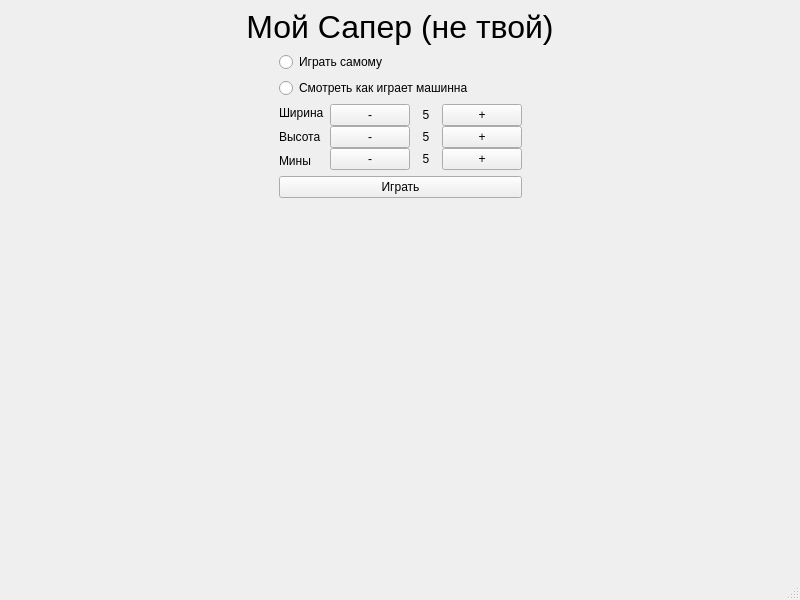
<?xml version="1.0" encoding="UTF-8"?>
<ui version="4.0">
 <class>MainWindow</class>
 <widget class="QMainWindow" name="MainWindow">
  <property name="geometry">
   <rect>
    <x>0</x>
    <y>0</y>
    <width>800</width>
    <height>600</height>
   </rect>
  </property>
  <property name="windowTitle">
   <string>MainWindow</string>
  </property>
  <widget class="QWidget" name="centralwidget">
   <layout class="QHBoxLayout" name="horizontalLayout_7">
    <item>
     <layout class="QVBoxLayout" name="verticalLayout_4">
      <item>
       <layout class="QHBoxLayout" name="horizontalLayout">
        <item>
         <spacer name="horizontalSpacer">
          <property name="orientation">
           <enum>Qt::Horizontal</enum>
          </property>
          <property name="sizeHint" stdset="0">
           <size>
            <width>40</width>
            <height>20</height>
           </size>
          </property>
         </spacer>
        </item>
        <item>
         <widget class="QLabel" name="label">
          <property name="text">
           <string>&lt;html&gt;&lt;head/&gt;&lt;body&gt;&lt;p align=&quot;center&quot;&gt;&lt;span style=&quot; font-size:24pt;&quot;&gt;Мой Сапер (не твой)&lt;/span&gt;&lt;/p&gt;&lt;/body&gt;&lt;/html&gt;</string>
          </property>
         </widget>
        </item>
        <item>
         <spacer name="horizontalSpacer_2">
          <property name="orientation">
           <enum>Qt::Horizontal</enum>
          </property>
          <property name="sizeHint" stdset="0">
           <size>
            <width>40</width>
            <height>20</height>
           </size>
          </property>
         </spacer>
        </item>
       </layout>
      </item>
      <item>
       <layout class="QHBoxLayout" name="horizontalLayout_5">
        <item>
         <spacer name="horizontalSpacer_4">
          <property name="orientation">
           <enum>Qt::Horizontal</enum>
          </property>
          <property name="sizeHint" stdset="0">
           <size>
            <width>40</width>
            <height>20</height>
           </size>
          </property>
         </spacer>
        </item>
        <item>
         <layout class="QVBoxLayout" name="verticalLayout_5">
          <item>
           <layout class="QVBoxLayout" name="verticalLayout">
            <item>
             <widget class="QRadioButton" name="radioButtonPlayer">
              <property name="text">
               <string>Играть самому</string>
              </property>
             </widget>
            </item>
            <item>
             <widget class="QRadioButton" name="radioButtonMachine">
              <property name="text">
               <string>Смотреть как играет машинна</string>
              </property>
             </widget>
            </item>
            <item>
             <layout class="QHBoxLayout" name="horizontalLayout_4">
              <item>
               <layout class="QVBoxLayout" name="verticalLayout_2">
                <property name="spacing">
                 <number>6</number>
                </property>
                <item>
                 <widget class="QLabel" name="label_2">
                  <property name="text">
                   <string>Ширина</string>
                  </property>
                 </widget>
                </item>
                <item>
                 <widget class="QLabel" name="label_3">
                  <property name="text">
                   <string>Высота</string>
                  </property>
                 </widget>
                </item>
                <item>
                 <widget class="QLabel" name="label_4">
                  <property name="text">
                   <string>Мины</string>
                  </property>
                 </widget>
                </item>
               </layout>
              </item>
              <item>
               <layout class="QVBoxLayout" name="verticalLayout_3">
                <property name="spacing">
                 <number>0</number>
                </property>
                <item>
                 <layout class="QHBoxLayout" name="horizontalLayout_2">
                  <item>
                   <widget class="QPushButton" name="decreaseFieldWidth">
                    <property name="text">
                     <string>-</string>
                    </property>
                   </widget>
                  </item>
                  <item>
                   <widget class="QLabel" name="fieldWidth">
                    <property name="sizePolicy">
                     <sizepolicy hsizetype="Minimum" vsizetype="Preferred">
                      <horstretch>0</horstretch>
                      <verstretch>0</verstretch>
                     </sizepolicy>
                    </property>
                    <property name="minimumSize">
                     <size>
                      <width>32</width>
                      <height>0</height>
                     </size>
                    </property>
                    <property name="text">
                     <string>&lt;html&gt;&lt;head/&gt;&lt;body&gt;&lt;p align=&quot;center&quot;&gt;5&lt;/p&gt;&lt;/body&gt;&lt;/html&gt;</string>
                    </property>
                   </widget>
                  </item>
                  <item>
                   <widget class="QPushButton" name="increaseFieldWidth">
                    <property name="text">
                     <string>+</string>
                    </property>
                   </widget>
                  </item>
                 </layout>
                </item>
                <item>
                 <layout class="QHBoxLayout" name="horizontalLayout_3">
                  <item>
                   <widget class="QPushButton" name="decreaseFieldHeight">
                    <property name="text">
                     <string>-</string>
                    </property>
                   </widget>
                  </item>
                  <item>
                   <widget class="QLabel" name="fieldHeight">
                    <property name="sizePolicy">
                     <sizepolicy hsizetype="Minimum" vsizetype="Preferred">
                      <horstretch>0</horstretch>
                      <verstretch>0</verstretch>
                     </sizepolicy>
                    </property>
                    <property name="minimumSize">
                     <size>
                      <width>32</width>
                      <height>0</height>
                     </size>
                    </property>
                    <property name="text">
                     <string>&lt;html&gt;&lt;head/&gt;&lt;body&gt;&lt;p align=&quot;center&quot;&gt;5&lt;/p&gt;&lt;/body&gt;&lt;/html&gt;</string>
                    </property>
                   </widget>
                  </item>
                  <item>
                   <widget class="QPushButton" name="increaseFieldHeight">
                    <property name="text">
                     <string>+</string>
                    </property>
                   </widget>
                  </item>
                 </layout>
                </item>
                <item>
                 <layout class="QHBoxLayout" name="horizontalLayout_6">
                  <item>
                   <widget class="QPushButton" name="DecreaseFieldMine">
                    <property name="text">
                     <string>-</string>
                    </property>
                   </widget>
                  </item>
                  <item>
                   <widget class="QLabel" name="fieldMine">
                    <property name="sizePolicy">
                     <sizepolicy hsizetype="Minimum" vsizetype="Preferred">
                      <horstretch>0</horstretch>
                      <verstretch>0</verstretch>
                     </sizepolicy>
                    </property>
                    <property name="minimumSize">
                     <size>
                      <width>32</width>
                      <height>0</height>
                     </size>
                    </property>
                    <property name="text">
                     <string>&lt;html&gt;&lt;head/&gt;&lt;body&gt;&lt;p align=&quot;center&quot;&gt;5&lt;/p&gt;&lt;/body&gt;&lt;/html&gt;</string>
                    </property>
                   </widget>
                  </item>
                  <item>
                   <widget class="QPushButton" name="increaseFieldMine">
                    <property name="text">
                     <string>+</string>
                    </property>
                   </widget>
                  </item>
                 </layout>
                </item>
               </layout>
              </item>
             </layout>
            </item>
            <item>
             <widget class="QPushButton" name="startGame">
              <property name="text">
               <string>Играть</string>
              </property>
             </widget>
            </item>
           </layout>
          </item>
         </layout>
        </item>
        <item>
         <spacer name="horizontalSpacer_3">
          <property name="orientation">
           <enum>Qt::Horizontal</enum>
          </property>
          <property name="sizeHint" stdset="0">
           <size>
            <width>40</width>
            <height>20</height>
           </size>
          </property>
         </spacer>
        </item>
       </layout>
      </item>
      <item>
       <spacer name="verticalSpacer">
        <property name="orientation">
         <enum>Qt::Vertical</enum>
        </property>
        <property name="sizeHint" stdset="0">
         <size>
          <width>20</width>
          <height>40</height>
         </size>
        </property>
       </spacer>
      </item>
     </layout>
    </item>
   </layout>
  </widget>
  <widget class="QMenuBar" name="menubar">
   <property name="geometry">
    <rect>
     <x>0</x>
     <y>0</y>
     <width>800</width>
     <height>21</height>
    </rect>
   </property>
  </widget>
  <widget class="QStatusBar" name="statusbar"/>
 </widget>
 <resources/>
 <connections/>
</ui>
